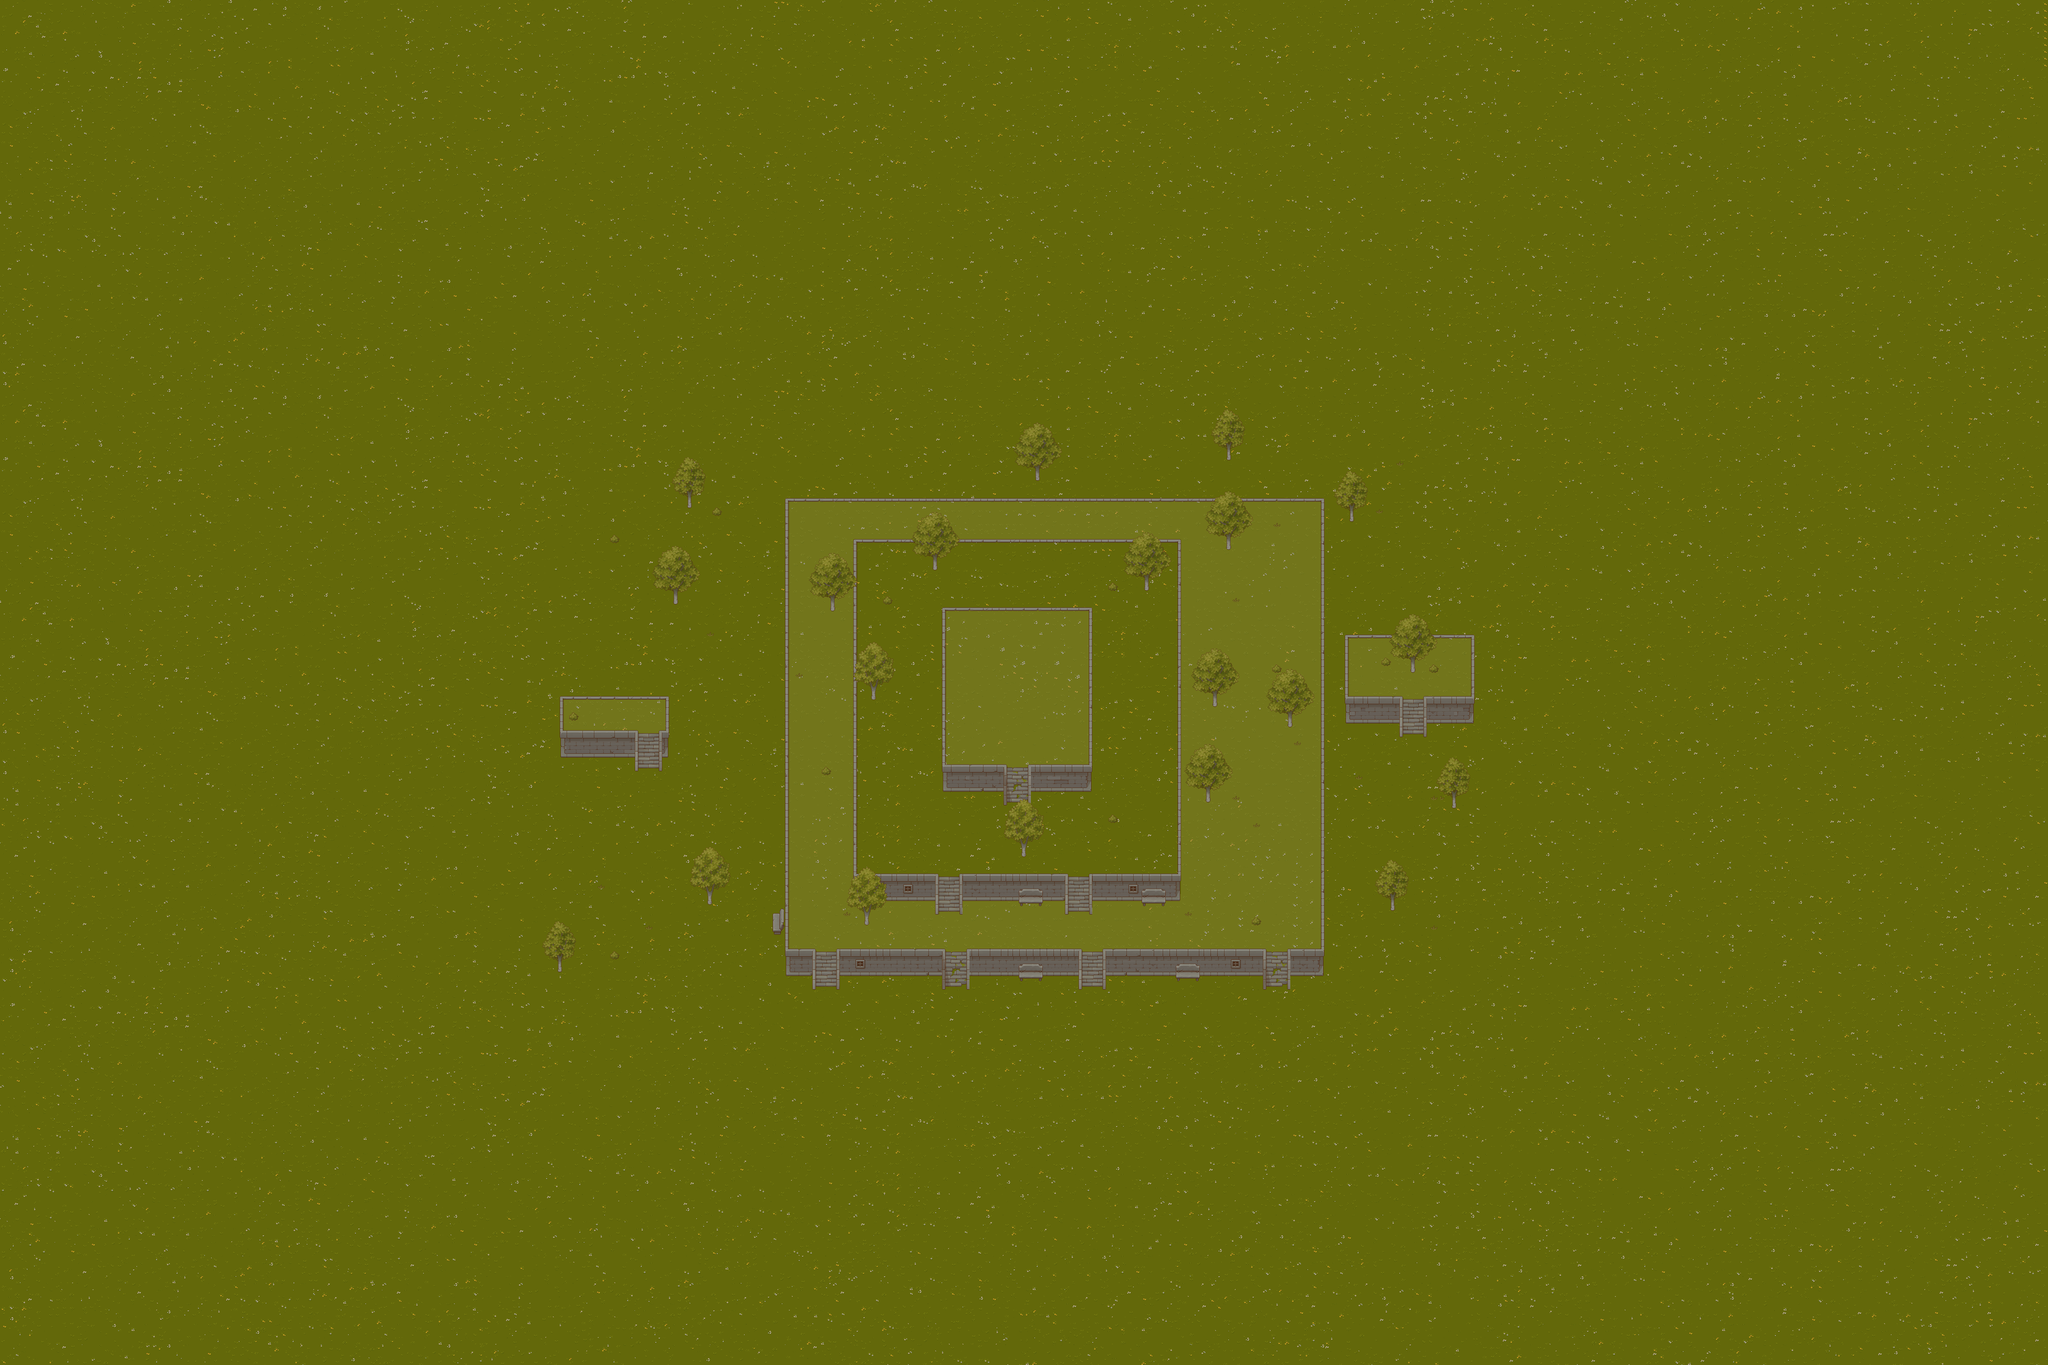

The image is a tile-based game level rendered from a .tmx file. Its description and source (layers, tilesets, objects; grid data summarised) follow:
An orthogonal 300x200 tile map with 16x16 px tiles, 4 tile layers (Grass, Wall, Down_layer, Up_layer), 10 tilesets and 653 objects.

<map version="1.10" tiledversion="1.11.1" orientation="orthogonal" renderorder="right-down" width="300" height="200" tilewidth="16" tileheight="16" infinite="0" nextlayerid="16" nextobjectid="698">
 <tileset firstgid="1" source="../Texture_tsx/Dark_TX Tileset Grass.tsx" />
 <tileset firstgid="257" name="Trees" tilewidth="113" tileheight="139" tilecount="12" columns="0">
  <grid orientation="orthogonal" width="1" height="1" />
  <tile id="0">
   <image source="../Texture/bush_1.png" width="27" height="25" />
  </tile>
  <tile id="1">
   <image source="../Texture/bush_2.png" width="22" height="19" />
  </tile>
  <tile id="2">
   <image source="../Texture/bush_3.png" width="38" height="32" />
  </tile>
  <tile id="3">
   <image source="../Texture/bush_4.png" width="47" height="42" />
  </tile>
  <tile id="4">
   <image source="../Texture/bush_5.png" width="40" height="35" />
  </tile>
  <tile id="5">
   <image source="../Texture/Tree_1.png" width="113" height="139" />
  </tile>
  <tile id="6">
   <image source="../Texture/Tree_2.png" width="96" height="136" />
  </tile>
  <tile id="7">
   <image source="../Texture/Tree_3.png" width="79" height="120" />
  </tile>
  <tile id="8">
   <image source="../Texture/vase_1.png" width="21" height="32" />
  </tile>
  <tile id="9">
   <image source="../Texture/vase_2.png" width="25" height="27" />
  </tile>
  <tile id="10">
   <image source="../Texture/vase_3.png" width="21" height="34" />
  </tile>
  <tile id="11">
   <image source="../Texture/barrel.png" width="28" height="36" />
  </tile>
 </tileset>
 <tileset firstgid="269" name="Stones" tilewidth="94" tileheight="72" tilecount="8" columns="0">
  <grid orientation="orthogonal" width="1" height="1" />
  <tile id="0">
   <image source="../Texture/stone_1.png" width="11" height="10" />
  </tile>
  <tile id="1">
   <image source="../Texture/stone_2.png" width="16" height="14" />
  </tile>
  <tile id="2">
   <image source="../Texture/stone_3.png" width="24" height="19" />
  </tile>
  <tile id="3">
   <image source="../Texture/stone_4.png" width="24" height="19" />
  </tile>
  <tile id="4">
   <image source="../Texture/stone_5.png" width="27" height="22" />
  </tile>
  <tile id="5">
   <image source="../Texture/stone_6.png" width="27" height="27" />
  </tile>
  <tile id="6">
   <image source="../Texture/stone_7.png" width="57" height="42" />
  </tile>
  <tile id="7">
   <image source="../Texture/portal.png" width="94" height="72" />
  </tile>
 </tileset>
 <tileset firstgid="277" source="../Texture_tsx/TX Tileset Wall.tsx" />
 <tileset firstgid="1301" source="../Texture_tsx/TX Struct.tsx" />
 <tileset firstgid="2325" source="../Texture_tsx/Dark_TX Struct.tsx" />
 <tileset firstgid="3349" source="../Texture_tsx/TX Tileset Grass.tsx" />
 <tileset firstgid="3605" source="../Texture_tsx/TX Plant.tsx" />
 <tileset firstgid="4629" source="../Texture_tsx/stolb.tsx" />
 <tileset firstgid="4630" source="../Texture_tsx/TX Props.tsx" />
 <layer id="1" name="Grass" width="300" height="200">
  <data>[60000 cells, 59989 non-empty, 366 distinct tile ids]</data>
 </layer>
 <objectgroup id="3" name="Shadow" />
 <layer id="4" name="Wall" width="300" height="200">
  <data>[60000 cells, 1467 non-empty, 236 distinct tile ids]</data>
 </layer>
 <layer id="5" name="Down_layer" width="300" height="200">
  <data>[60000 cells, 220 non-empty, 32 distinct tile ids]</data>
 </layer>
 <objectgroup id="6" name="Down_sprites" />
 <objectgroup id="7" name="Sprites">
  <object id="409" gid="272" x="2076" y="1852" width="24" height="19" />
  <object id="410" gid="272" x="2132" y="1456" width="24" height="19" />
  <object id="411" gid="272" x="2526" y="1366" width="24" height="19" />
  <object id="412" gid="272" x="2698" y="1592" width="24" height="19" />
  <object id="413" gid="272" x="2660" y="1936" width="24" height="19" />
  <object id="414" gid="272" x="2314" y="1990" width="24" height="19" />
  <object id="415" gid="272" x="1930" y="2040" width="24" height="19" />
  <object id="416" gid="272" x="1340" y="2166" width="24" height="19" />
  <object id="417" gid="272" x="1552" y="2024" width="24" height="19" />
  <object id="418" gid="272" x="1678" y="2268" width="24" height="19" />
  <object id="419" gid="272" x="1406" y="1942" width="24" height="19" />
  <object id="420" gid="272" x="1706" y="1430" width="24" height="19" />
  <object id="421" gid="272" x="1504" y="1232" width="24" height="19" />
  <object id="422" gid="272" x="3314" y="1214" width="24" height="19" />
  <object id="423" gid="272" x="3188" y="1382" width="24" height="19" />
  <object id="424" gid="272" x="3372" y="1960" width="24" height="19" />
  <object id="425" gid="272" x="3250" y="2242" width="24" height="19" />
  <object id="426" gid="274" x="3149" y="2112" width="27" height="27" />
  <object id="427" gid="274" x="3401" y="2118" width="27" height="27" />
  <object id="428" gid="274" x="3185" y="1854" width="27" height="27" />
  <object id="429" gid="274" x="3397" y="1804" width="27" height="27" />
  <object id="430" gid="274" x="3299" y="1394" width="27" height="27" />
  <object id="431" gid="274" x="3105" y="1090" width="27" height="27" />
  <object id="432" gid="274" x="2309" y="1078" width="27" height="27" />
  <object id="433" gid="274" x="1669" y="1330" width="27" height="27" />
  <object id="434" gid="274" x="1477" y="1456" width="27" height="27" />
  <object id="435" gid="274" x="1701" y="1702" width="27" height="27" />
  <object id="436" gid="274" x="1545" y="2200" width="27" height="27" />
  <object id="437" gid="274" x="2083" y="1604" width="27" height="27" />
  <object id="438" gid="275" x="3358" y="2257" width="57" height="42" />
  <object id="439" gid="273" x="3253" y="1961" width="27" height="22" />
  <object id="440" gid="273" x="1721" y="1899" width="27" height="22" />
  <object id="441" gid="273" x="1329" y="1855" width="27" height="22" />
  <object id="442" gid="273" x="1313" y="1551" width="27" height="22" />
  <object id="443" gid="273" x="2109" y="1977" width="27" height="22" />
  <object id="444" gid="273" x="2659" y="1747" width="27" height="22" />
  <object id="445" gid="273" x="2463" y="1733" width="27" height="22" />
  <object id="446" gid="273" x="2279" y="1519" width="27" height="22" />
  <object id="448" gid="272" x="2976" y="2070" width="24" height="19" />
  <object id="449" gid="272" x="2958" y="1786" width="24" height="19" />
  <object id="450" gid="272" x="2802" y="1766" width="24" height="19" />
  <object id="451" gid="272" x="2874" y="1514" width="24" height="19" />
  <object id="452" gid="272" x="3058" y="1440" width="24" height="19" />
  <object id="453" gid="270" x="2846" y="1333" width="16" height="14" />
  <object id="454" gid="4629" x="3189" y="1611" width="22" height="37" />
  <object id="455" gid="4629" x="3391" y="1545" width="22" height="37" />
  <object id="456" gid="4629" x="1369" y="1689" width="22" height="37" />
  <object id="457" gid="4629" x="2481" y="1503" width="22" height="37" />
  <object id="458" gid="4629" x="1909" y="1261" width="22" height="37" />
  <object id="459" gid="4629" x="1905" y="2169" width="22" height="37" />
  <object id="460" gid="4629" x="2995" y="2179" width="22" height="37" />
  </objectgroup>
 <objectgroup id="8" name="Up_sprites">
  <!-- 385 objects omitted --></objectgroup>
 <layer id="10" name="Up_layer" width="300" height="200">
  <data>[60000 cells, 1172 non-empty, 179 distinct tile ids]</data>
 </layer>
 <objectgroup id="14" name="Portal">
  <!-- 1 objects omitted --></objectgroup>
 <objectgroup color="#aa0000" id="11" name="Polygon">
  <!-- 140 objects omitted --></objectgroup>
 <objectgroup id="12" name="Points" visible="0">
  <!-- 46 objects omitted --></objectgroup>
 <objectgroup id="13" name="Points_bottle">
  <!-- 13 objects omitted --></objectgroup>
 <objectgroup id="15" name="Point_player">
  <!-- 1 objects omitted --></objectgroup>
</map>
<!-- 602 of 653 objects omitted -->
